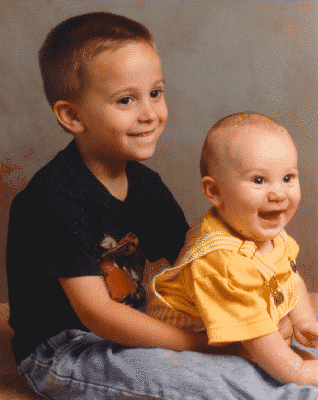
#> input picture Tutorial_2/kids.tif, 318 x 400 px
$ jupyter execute Tutorial2.ipynb
#> lines starting #> are read from the running program, lines starting #| are printed output that depends on the picture; after the words box and inside, x2 and y2 are one past the last pixel; in counts of white or black regions, pixels touching at a corner belong together
# ECSE415 - Intro to Computer Vision
## Tutorial 2 - Intro to Numpy and OpenCV Core Operations

### Numpy Basics
Numpy's main objects are:
- A multidimensional array
    - One dimension -> vectors
    - Two dimensions -> gray-scaled images
    - Three dimensions -> color images
- A table of elements (usually numbers)
- All of the same type
- Indexed by a positive integer along each dimension

### Numpy Arrays
- Numpy's array class is called *ndarray*
- Useful attributes of an *ndarray* object
    - **ndarray.ndim:** the number of dimensions
    - **ndarray.shape:** a tuple of integers indicating the size of the array in each dimension
    - **ndarray.size:** the total number of elements of the array
    - **ndarray.dtype:** the type of elements in the array


[cell 1]
import numpy as np

# creating numpy arrays
a = np.array([1.2, 3, 0.4])
b = np.array([(1,2,3,4), (5,6,7,8), (9,10,11,12)])
# printing array elements
print("a =", a)
print("b = \n", b)
# array ndim
print("a.ndim:", a.ndim)
print("b.ndim:", b.ndim)
# array shape
print("a.shape:", a.shape)
print("b.shape:", b.shape)
# array size
print("a.size:", a.size)
print("b.size:", b.size)
# array data type
print("a.dtype:", a.dtype)
print("b.dtype:", b.dtype)

### Creating Numpy Arrays

[cell 2]
# useful functions to create numpy arrays
print("zeros: \n", np.zeros((2,3)))
print("ones: \n", np.ones((2,3), dtype=np.int8)) # dtype can also be specified
print("empty: \n", np.empty((2,3))) # uninitialized, output may vary
print("arange: \n", np.arange(0,1,0.1)) # sequence of numbers
print("reshaped: \n", np.arange(12).reshape(3,4)) # reshaping arrays

### Numpy Arrays - Basic Operations

[cell 3]
# basic operations
a = np.array([20, 30, 40, 50])
b = np.arange(4)
print("a = \t\t", a)
print("b = \t\t", b)
print("a-b = \t\t", a-b)
print("b**2 = \t\t", b**2)
print("10*np.sin(a) = \t", 10*np.sin(a))
print("a<35 = \t\t", a<35)

# mul
A = np.array([[1,1], [0,1]])
B = np.array([[2,0], [3,4]])
print("A = \n", A)
print("B = \n", B)
# matrix mul
print("A.dot(B): \n", A.dot(B)) # or np.dot(A,B)
# element wise
print("A*B: \n", A*B)

# operations on rows and cols
c = np.random.random((2,3))
print("c = \n", c)
print("c.sum() = \t\t", c.sum()) # sum of all elements
print("c.min(axis=0) = \t", c.min(axis=0)) # min of each col
print("c.min(axis=1) = \t", c.min(axis=1)) # min of each row
print("c.min()= \t\t", c.min()) # min of entire array

### Numpy Arrays - Indexing and Slicing

[cell 4]
# indexing and slicing
a = np.arange(10) * 3
print("a = \t\t", a)
print("a[2] = \t\t", a[2]) # single element access (Python is zero-indexed)
print("a[2:5] = \t", a[2:5]) # multiple element access
print("a[3:] = \t", a[3:]) # equivalent to a[3:10]
print("a[0:8:2] = \t", a[0:8:2]) # access with steps
print("a[5:0:-1] = \t", a[5:0:-1]) # reverse order

# 2-d arrays
b = np.arange(8).reshape((2,4))
print("\n b = \n", b , '\n')
print("b[0,3] = \t", b[0,3])
print("b[:,1] = \t", b[:,1]) # second column of b
print("b[-1,:] = \t", b[-1,:]) # last row of b
print("\n b[0:2,1:3] = \n", b[0:2,1:3]) # specific rows and cols of b

### Numpy Arrays - Iterating

[cell 5]
# iterating 1-d arrays
a = np.arange(3)
print("a*10:")
for i in a:
    print(i*10)

print('a*10:')
[print(i*10) for i in a]

# similarly
print("\n with modification:")
for i in range(a.shape[0]):
    a[i] = a[i]*10
    print(a[i])

# 2-d arrays
b = np.arange(6).reshape((2,3))
print("rows of b:")
for row in b:
    print(row)

print("nested loops to access all elements in b:")
for row in b:
    for elem in row:
        print(elem)

print("flattened array:")
for element in b.flat:
    print(element)

### Numpy Arrays - Stacking

[cell 6]
# stacking arrays
a = 10 * np.random.random((2,2))
print("a = \n", a)
b = np.floor(10*np.random.random((2,2)))
print("b = \n", b)
# vertical stack
print("np.vstack((a,b)) = \n", np.vstack((a,b)))
# horizontal stack
print("np.hstack((a,b)) = \n", np.hstack((a,b)))
# stacking vectors to 2-d arrays
c = np.array([50, 100])
print("c = ", c)
print("np.column_stack((a,c)) = \n", np.column_stack((a,c)))

## OpenCV
Basic operations on images, accessing pixel values, splitting and merging images

### Creating an Image
- A grayscale image in OpenCV-Python is an intensity-based Numpy array

[cell 7]
# creating an image
import cv2
import matplotlib.pyplot as plt

img = np.random.random((240,320))
plt.imshow(img, cmap="gray")
plt.xticks([]), plt.yticks([]) # remove axes ticks
plt.show() # display plot
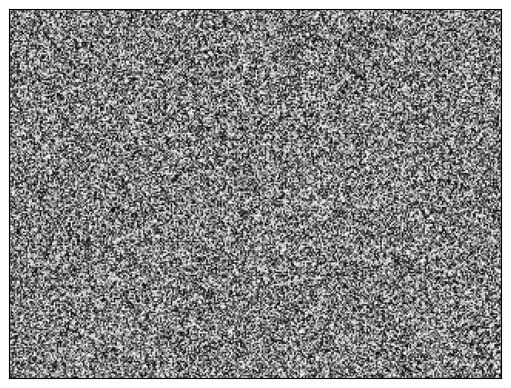
#> figure drawn by matplotlib, 1 panel

- A color image is a 3-D Numpy array

[cell 8]
# load image
image_path = "./kids.tif" # use your own image path
img = cv2.imread(image_path)
#> img is the input picture: shape (400, 318, 3); mean B, G, R 77.9, 97.4, 128.7
# convert from BGR to RGB
img = cv2.cvtColor(img, cv2.COLOR_BGR2RGB)

# check shape of img
print(img.shape) # returns height,width, depth(number of channels)
#| (400, 318, 3)

# view image
plt.imshow(img), plt.title('Kids')
plt.xticks([]), plt.yticks([])
plt.show()

### Accessing and Modifying pixel values
- We can access/modify a pixel value by its row, column and channel (BGR) coordinates

[cell 9]
# accessing and modifying pixel values
img = cv2.imread(image_path)

# accessing the blue intensity of a single pixel (row, col, channel)
print("img[50,100,0]:", img[50,100,0])
#| img[50,100,0]: 35
# accessing all color channels
print("img[50,100]:", img[50,100])
#| img[50,100]: [ 35  59 108]

# modifying pixel values
img[50,100] = [128,128,128]
#> img: shape (400, 318, 3); under 0.01% of pixels changed, all inside (x1, y1, x2, y2) = (100, 50, 101, 51)
#print("img[50,100]:", img[50,100])

# modifying an image region
img[0:100, 0:100] = 255
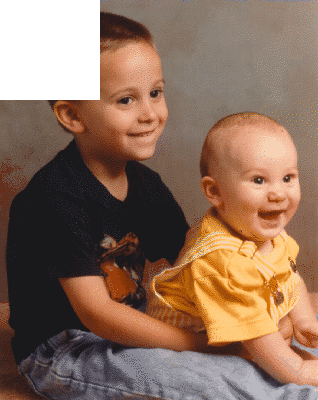
#> img: shape (400, 318, 3); mean B, G, R 92.8, 111.3, 140.9
# convert from BGR to RGB
img = cv2.cvtColor(img, cv2.COLOR_BGR2RGB)
plt.imshow(img), plt.title("Kids - Modified")
plt.xticks([]), plt.yticks([])
plt.show()

### Pixel Manipulation

[cell 10]
import time

# load image
image_path = "./office_2.jpg" # use your own image path
img = cv2.imread(image_path)
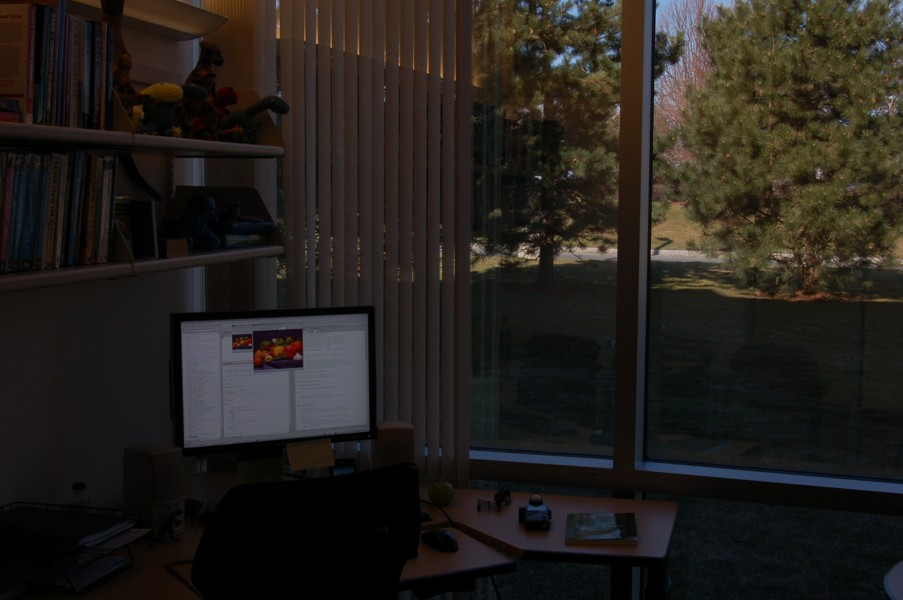
#> input picture Tutorial_2/office_2.jpg, 903 x 600 px
#> img is the input picture: shape (600, 903, 3); mean B, G, R 27.7, 32, 35.9
img2 = img.copy() # deep copy of the image
height, width, depth = img.shape # reading image size
#> height = 600; width = 903; depth = 3

t0 = time.time() # for performance measurement
for row in range(0, height):
    for col in range(0, width):
        for ch in range(0, depth):
            img2[row,col,ch] += 50 # brighten image
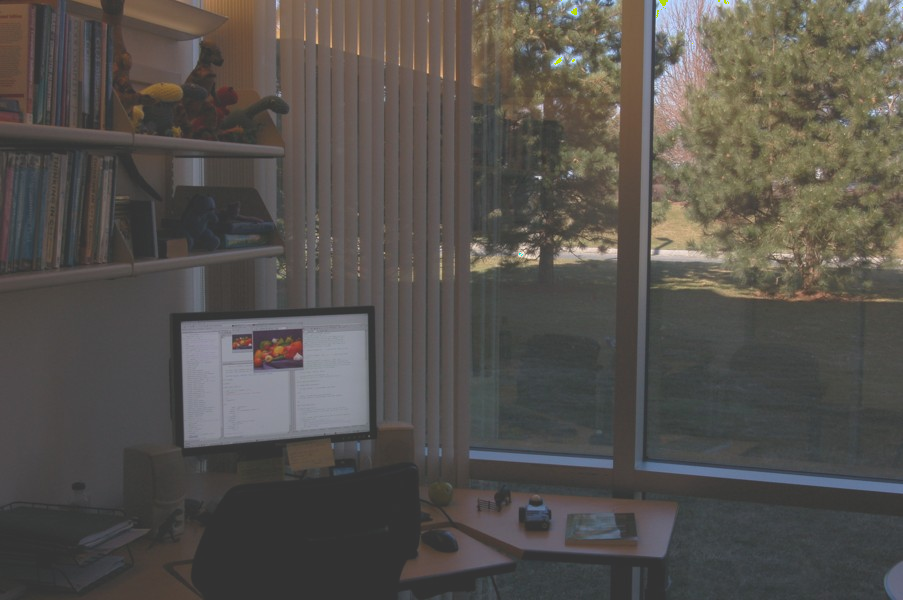
#> img2: shape (600, 903, 3); mean B, G, R 77.6, 82, 85.9
print("Elapsed time:", time.time() - t0) # there are a lot faster ways to do this

# convert from BGR to RGB for displaying
img = cv2.cvtColor(img, cv2.COLOR_BGR2RGB)
img2 = cv2.cvtColor(img2, cv2.COLOR_BGR2RGB)

plt.subplot(121), plt.imshow(img) # 1x2 subplot, 1 selected
plt.title("Image1"), plt.xticks([]), plt.yticks([])
plt.subplot(122), plt.imshow(img2) # 1x2 subplot, 2 selected
plt.title("Image2"), plt.xticks([]), plt.yticks([])
plt.show()

### Image Thresholding

[cell 11]
# load image
image_path = "./coloredChips.png"
img = cv2.imread(image_path)
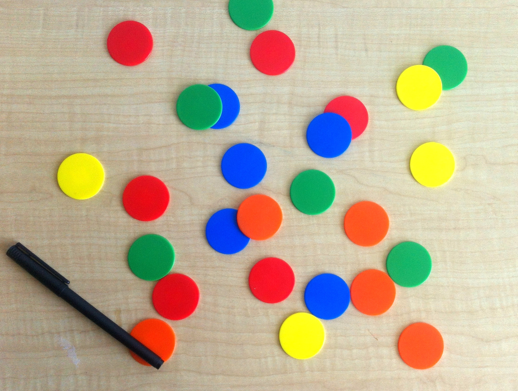
#> input picture Tutorial_2/coloredChips.png, 518 x 391 px
#> img is the input picture: shape (391, 518, 3); mean B, G, R 148.1, 173.3, 188.3

# convert to grayscale
img_gray = cv2.cvtColor(img, cv2.COLOR_BGR2GRAY)
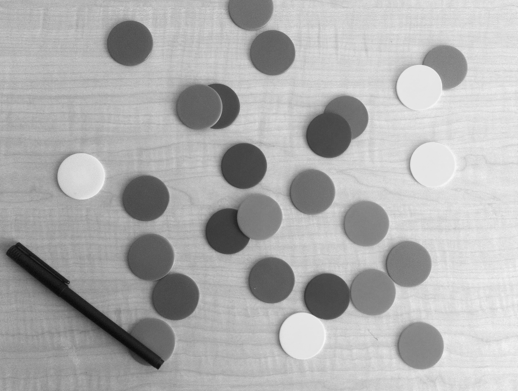
#> img_gray: shape (391, 518); min 10, max 247, mean 174.9
height, width = img_gray.shape
#> height = 391; width = 518

# set the threshold
THRESH = 130

# create a placeholder for the output
img_thresh = np.zeros((height, width), dtype=np.uint8)

for row in range(0, height):
    for col in range(0, width):
        if img_gray[row,col] > THRESH:
            img_thresh[row, col] = 255
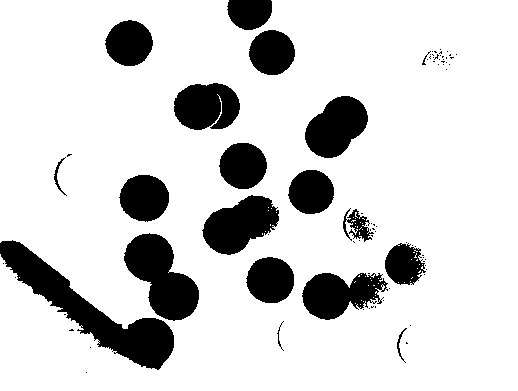
#> img_thresh: shape (391, 518); 83.4% white; 83 black regions (64 under 20 px), largest, box (x1, y1, x2, y2) and area: (0, 240, 174, 370) 6104, (124, 233, 199, 321) 3731, (202, 195, 279, 255) 2917

# same operation without loops
ret, img_thresh2 = cv2.threshold(img_gray, THRESH, 255, cv2.THRESH_BINARY)
#> ret = 130
# check more flags on https://docs.opencv.org/3.0-beta/doc/py_tutorials/py_imgproc/py_thresholding/py_thresholding.html

# display images
plt.subplot(131), plt.imshow(img_gray, cmap="gray")
plt.title("Grayscale Image"), plt.xticks([]), plt.yticks([])
plt.subplot(132), plt.imshow(img_thresh, cmap="gray")
plt.title("Thresholded Image"), plt.xticks([]), plt.yticks([])
plt.subplot(133), plt.imshow(img_thresh2, cmap="gray")
plt.title("Thresholded Image2"), plt.xticks([]), plt.yticks([])
plt.show()

### Image Filtering: Box Filter

[cell 12]
# image filtering
image_path = "./board.tif"
img = cv2.imread(image_path)
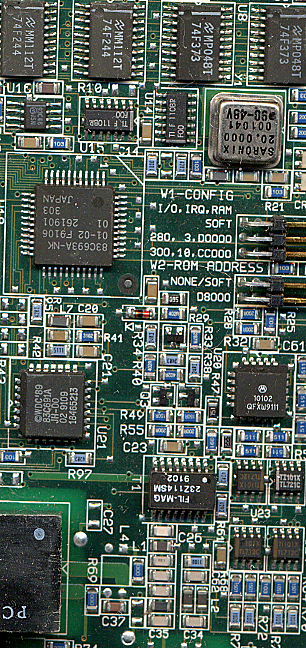
#> input picture Tutorial_2/board.tif, 306 x 648 px
#> img is the input picture: shape (648, 306, 3); mean B, G, R 89.1, 99, 84.2

# create a box filter
kernel = np.ones((5,5), np.float32)/(5*5)
print("kernel:", kernel)

# filter the image
res1 = cv2.filter2D(img, -1, kernel)

# similar results using cv2.blur()
res2 = cv2.blur(img, (5,5))

# convert from BGR to RGB for displaying
img = cv2.cvtColor(img, cv2.COLOR_BGR2RGB)
res1 = cv2.cvtColor(res1, cv2.COLOR_BGR2RGB)
res2 = cv2.cvtColor(res2, cv2.COLOR_BGR2RGB)

# plot
plt.subplot(131), plt.imshow(img)
plt.title("Original"), plt.xticks([]), plt.yticks([])
plt.subplot(132), plt.imshow(res1)
plt.title("Box filter"), plt.xticks([]), plt.yticks([])
plt.subplot(133), plt.imshow(res2)
plt.title("Blur filter"), plt.xticks([]), plt.yticks([])
plt.show()

### Image Filtering: Gaussian Filter

[cell 13]
# image filtering
img = cv2.imread(image_path)

# filter image using 5x5 Gaussian, the std is calculated automatically
res1 = cv2.GaussianBlur(img, (5,5), 0)
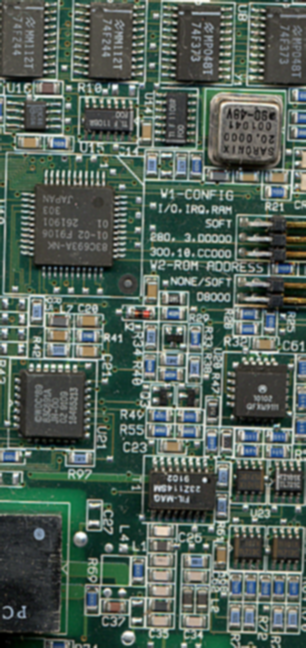
#> res1: shape (648, 306, 3); mean B, G, R 89.1, 99, 84.1

# filter image using 9x9 Gaussian, the std is calculated automatically
res2 = cv2.GaussianBlur(img, (9,9), 0)

# convert from BGR to RGB for displaying
img = cv2.cvtColor(img, cv2.COLOR_BGR2RGB)
res1 = cv2.cvtColor(res1, cv2.COLOR_BGR2RGB)
res2 = cv2.cvtColor(res2, cv2.COLOR_BGR2RGB)

# plot
plt.subplot(131), plt.imshow(img)
plt.title("Original"), plt.xticks([]), plt.yticks([])
plt.subplot(132), plt.imshow(res1)
plt.title("5x5 Gaussian"), plt.xticks([]), plt.yticks([])
plt.subplot(133), plt.imshow(res2)
plt.title("9x9 Gaussian"), plt.xticks([]), plt.yticks([])
plt.show()

### Image Filtering: Median Filter

[cell 14]
# image filtering
image_path = "./kids.tif"
img = cv2.imread(image_path)

# filter image using 5x5 median filter
res = cv2.medianBlur(img, 5)
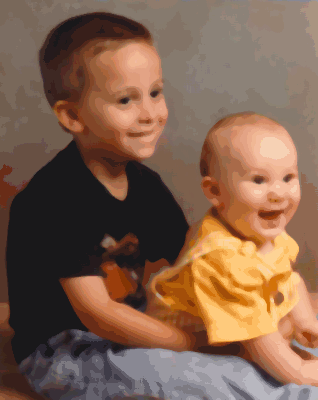
#> res: shape (400, 318, 3); mean B, G, R 77.6, 97.4, 128.9

# convert from BGR to RGB for displaying
img = cv2.cvtColor(img, cv2.COLOR_BGR2RGB)
res = cv2.cvtColor(res, cv2.COLOR_BGR2RGB)

# plot
plt.subplot(121), plt.imshow(img)
plt.title("Image"), plt.xticks([]), plt.yticks([])
plt.subplot(122), plt.imshow(res)
plt.title("Median"), plt.xticks([]), plt.yticks([])
plt.show()
